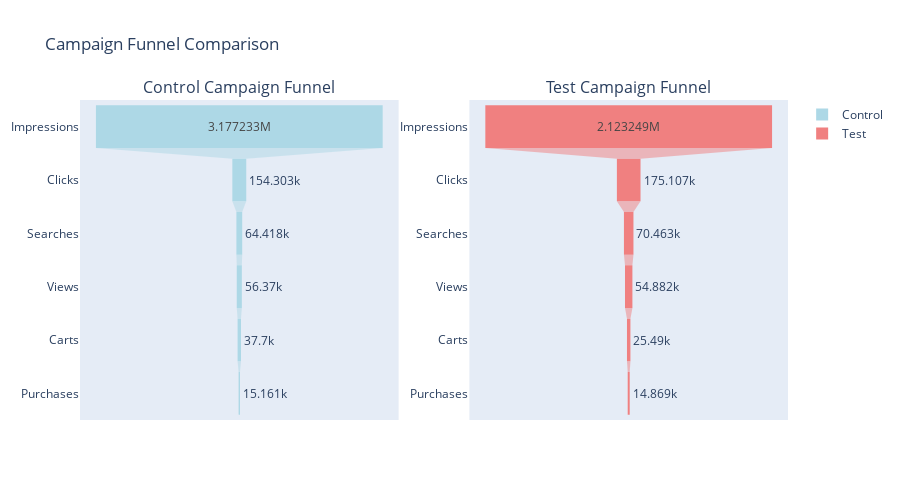
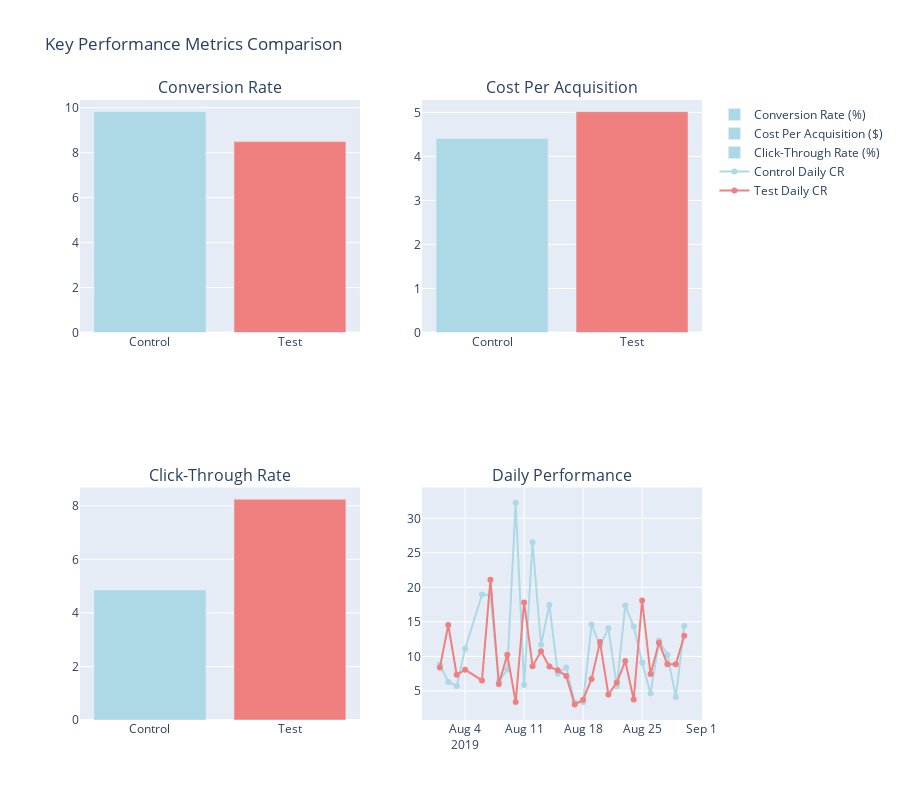
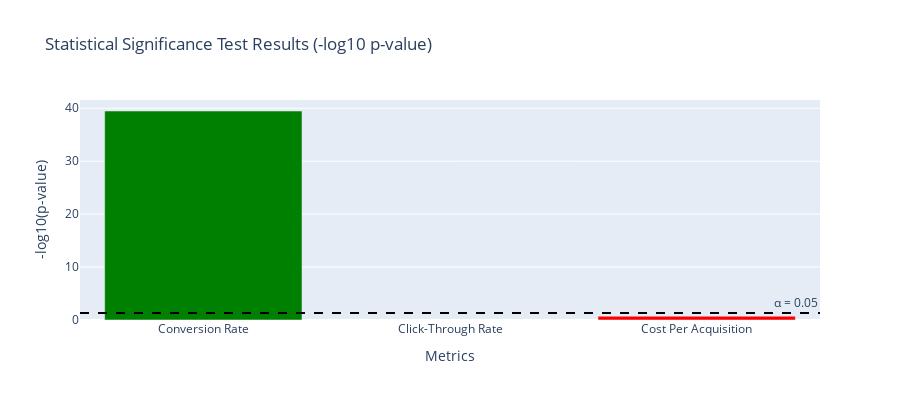

Notebook source saved alongside these figures, in order:
### Markdown cell above
## 6. Advanced Visualizations

### Code cell
def create_comprehensive_visualizations(df, funnel_rates, test_results):
    """
    Create comprehensive visualizations for A/B test analysis
    """
    
    # 1. Funnel Chart
    fig_funnel = make_subplots(
        rows=1, cols=2,
        subplot_titles=('Control Campaign Funnel', 'Test Campaign Funnel'),
        specs=[[{"type": "funnel"}, {"type": "funnel"}]]
    )
    
    # Control funnel
    control_data = funnel_rates[funnel_rates['campaign'] == 'control'].iloc[0]
    fig_funnel.add_trace(go.Funnel(
        y=["Impressions", "Clicks", "Searches", "Views", "Carts", "Purchases"],
        x=[control_data['impressions'], control_data['clicks'], control_data['searches'], 
           control_data['views'], control_data['carts'], control_data['purchases']],
        name="Control",
        marker_color="lightblue"
    ), row=1, col=1)
    
    # Test funnel
    test_data = funnel_rates[funnel_rates['campaign'] == 'test'].iloc[0]
    fig_funnel.add_trace(go.Funnel(
        y=["Impressions", "Clicks", "Searches", "Views", "Carts", "Purchases"],
        x=[test_data['impressions'], test_data['clicks'], test_data['searches'], 
           test_data['views'], test_data['carts'], test_data['purchases']],
        name="Test",
        marker_color="lightcoral"
    ), row=1, col=2)
    
    fig_funnel.update_layout(title_text="Campaign Funnel Comparison", height=500)
    fig_funnel.show()
    
    # 2. Key Metrics Comparison
    fig_metrics = make_subplots(
        rows=2, cols=2,
        subplot_titles=('Conversion Rate', 'Cost Per Acquisition', 'Click-Through Rate', 'Daily Performance'),
        specs=[[{"type": "bar"}, {"type": "bar"}],
               [{"type": "bar"}, {"type": "scatter"}]]
    )
    
    # Conversion Rate
    fig_metrics.add_trace(go.Bar(
        x=['Control', 'Test'],
        y=[test_results['conversion_rate']['control_rate']*100, 
           test_results['conversion_rate']['test_rate']*100],
        name='Conversion Rate (%)',
        marker_color=['lightblue', 'lightcoral']
    ), row=1, col=1)
    
    # CPA (if available)
    if 'cpa' in test_results:
        fig_metrics.add_trace(go.Bar(
            x=['Control', 'Test'],
            y=[test_results['cpa']['control_cpa'], test_results['cpa']['test_cpa']],
            name='Cost Per Acquisition ($)',
            marker_color=['lightblue', 'lightcoral']
        ), row=1, col=2)
    
    # CTR
    fig_metrics.add_trace(go.Bar(
        x=['Control', 'Test'],
        y=[test_results['ctr']['control_ctr']*100, test_results['ctr']['test_ctr']*100],
        name='Click-Through Rate (%)',
        marker_color=['lightblue', 'lightcoral']
    ), row=2, col=1)
    
    # Daily conversion rates over time
    daily_conv = df.copy()
    daily_conv['conversion_rate'] = daily_conv['purchase'] / daily_conv['click'] * 100
    daily_conv = daily_conv.replace([np.inf, -np.inf], np.nan).dropna()
    
    for campaign in ['control', 'test']:
        campaign_data = daily_conv[daily_conv['campaign_name'] == campaign]
        fig_metrics.add_trace(go.Scatter(
            x=campaign_data['date'],
            y=campaign_data['conversion_rate'],
            mode='lines+markers',
            name=f'{campaign.title()} Daily CR',
            line=dict(color='lightblue' if campaign == 'control' else 'lightcoral')
        ), row=2, col=2)
    
    fig_metrics.update_layout(title_text="Key Performance Metrics Comparison", height=800, showlegend=True)
    fig_metrics.show()
    
    # 3. Statistical Significance Summary
    fig_significance = go.Figure()
    
    metrics = ['Conversion Rate', 'Click-Through Rate']
    if 'cpa' in test_results:
        metrics.append('Cost Per Acquisition')
    
    p_values = [test_results['conversion_rate']['p_value'], 
               test_results['ctr']['p_value']]
    if 'cpa' in test_results:
        p_values.append(test_results['cpa']['p_value'])
    
    colors = ['green' if p < 0.05 else 'red' for p in p_values]
    
    fig_significance.add_trace(go.Bar(
        x=metrics,
        y=[-np.log10(p) for p in p_values],
        marker_color=colors,
        name='Statistical Significance'
    ))
    
    fig_significance.add_hline(y=-np.log10(0.05), line_dash="dash", line_color="black", 
                              annotation_text="α = 0.05")
    
    fig_significance.update_layout(
        title="Statistical Significance Test Results (-log10 p-value)",
        yaxis_title="-log10(p-value)",
        xaxis_title="Metrics",
        height=400
    )
    fig_significance.show()

# Create visualizations
create_comprehensive_visualizations(primary_df, funnel_rates, test_results)

### Figure 1 — Plotly figure (JSON) as saved in the notebook; plotly's stock layout.template omitted (floating-point values rounded to 4 significant figures)
{"data": [{"marker": {"color": "lightblue"}, "name": "Control", "type": "funnel", "x": [3177233, 154303, 64418, 56370, 37700, 15161], "xaxis": "x", "y": ["Impressions", "Clicks", "Searches", "Views", "Carts", "Purchases"], "yaxis": "y"}, {"marker": {"color": "lightcoral"}, "name": "Test", "type": "funnel", "x": [2123249, 175107, 70463, 54882, 25490, 14869], "xaxis": "x2", "y": ["Impressions", "Clicks", "Searches", "Views", "Carts", "Purchases"], "yaxis": "y2"}], "layout": {"annotations": [{"font": {"size": 16}, "showarrow": false, "text": "Control Campaign Funnel", "x": 0.225, "xanchor": "center", "xref": "paper", "y": 1, "yanchor": "bottom", "yref": "paper"}, {"font": {"size": 16}, "showarrow": false, "text": "Test Campaign Funnel", "x": 0.775, "xanchor": "center", "xref": "paper", "y": 1, "yanchor": "bottom", "yref": "paper"}], "height": 500, "title": {"text": "Campaign Funnel Comparison"}, "xaxis": {"anchor": "y", "domain": [0, 0.45]}, "xaxis2": {"anchor": "y2", "domain": [0.55, 1]}, "yaxis": {"anchor": "x", "domain": [0, 1]}, "yaxis2": {"anchor": "x2", "domain": [0, 1]}}}

### Figure 2 — Plotly figure (JSON) as saved in the notebook; plotly's stock layout.template omitted (floating-point values rounded to 4 significant figures)
{"data": [{"marker": {"color": ["lightblue", "lightcoral"]}, "name": "Conversion Rate (%)", "type": "bar", "x": ["Control", "Test"], "xaxis": "x", "y": [9.825, 8.491], "yaxis": "y"}, {"marker": {"color": ["lightblue", "lightcoral"]}, "name": "Cost Per Acquisition ($)", "type": "bar", "x": ["Control", "Test"], "xaxis": "x2", "y": [4.407, 5.017], "yaxis": "y2"}, {"marker": {"color": ["lightblue", "lightcoral"]}, "name": "Click-Through Rate (%)", "type": "bar", "x": ["Control", "Test"], "xaxis": "x3", "y": [4.857, 8.247], "yaxis": "y3"}, {"line": {"color": "lightblue"}, "mode": "lines+markers", "name": "Control Daily CR", "type": "scatter", "x": ["2019-08-01T00:00:00", "2019-08-02T00:00:00", "2019-08-03T00:00:00", "2019-08-04T00:00:00", "2019-08-06T00:00:00", "2019-08-07T00:00:00", "2019-08-08T00:00:00", "2019-08-09T00:00:00", "2019-08-10T00:00:00", "2019-08-11T00:00:00", "2019-08-12T00:00:00", "2019-08-13T00:00:00", "2019-08-14T00:00:00", "2019-08-15T00:00:00", "2019-08-16T00:00:00", "2019-08-17T00:00:00", "2019-08-18T00:00:00", "2019-08-19T00:00:00", "2019-08-20T00:00:00", "2019-08-21T00:00:00", "2019-08-22T00:00:00", "2019-08-23T00:00:00", "2019-08-24T00:00:00", "2019-08-25T00:00:00", "2019-08-26T00:00:00", "2019-08-27T00:00:00", "2019-08-28T00:00:00", "2019-08-29T00:00:00", "2019-08-30T00:00:00"], "xaxis": "x4", "y": [8.808, 6.301, 5.716, 11.09, 18.97, 18.9, 6.364, 8.083, 32.24, 5.838, 26.53, 11.69, 17.43, 7.475, 8.384, 3.349, 3.35, 14.62, 11.6, 14.06, 5.655, 17.37, 14.32, 9.117, 4.618, 12.24, 10.23, 4.11, 14.38], "yaxis": "y4"}, {"line": {"color": "lightcoral"}, "mode": "lines+markers", "name": "Test Daily CR", "type": "scatter", "x": ["2019-08-01T00:00:00", "2019-08-02T00:00:00", "2019-08-03T00:00:00", "2019-08-04T00:00:00", "2019-08-06T00:00:00", "2019-08-07T00:00:00", "2019-08-08T00:00:00", "2019-08-09T00:00:00", "2019-08-10T00:00:00", "2019-08-11T00:00:00", "2019-08-12T00:00:00", "2019-08-13T00:00:00", "2019-08-14T00:00:00", "2019-08-15T00:00:00", "2019-08-16T00:00:00", "2019-08-17T00:00:00", "2019-08-18T00:00:00", "2019-08-19T00:00:00", "2019-08-20T00:00:00", "2019-08-21T00:00:00", "2019-08-22T00:00:00", "2019-08-23T00:00:00", "2019-08-24T00:00:00", "2019-08-25T00:00:00", "2019-08-26T00:00:00", "2019-08-27T00:00:00", "2019-08-28T00:00:00", "2019-08-29T00:00:00", "2019-08-30T00:00:00"], "xaxis": "x4", "y": [8.394, 14.54, 7.33, 8.065, 6.517, 21.09, 5.999, 10.23, 3.385, 17.81, 8.579, 10.73, 8.515, 7.971, 7.162, 3.009, 3.72, 6.722, 12.07, 4.478, 6.229, 9.317, 3.759, 18.1, 7.435, 11.98, 8.853, 8.849, 13.0], "yaxis": "y4"}], "layout": {"annotations": [{"font": {"size": 16}, "showarrow": false, "text": "Conversion Rate", "x": 0.225, "xanchor": "center", "xref": "paper", "y": 1, "yanchor": "bottom", "yref": "paper"}, {"font": {"size": 16}, "showarrow": false, "text": "Cost Per Acquisition", "x": 0.775, "xanchor": "center", "xref": "paper", "y": 1, "yanchor": "bottom", "yref": "paper"}, {"font": {"size": 16}, "showarrow": false, "text": "Click-Through Rate", "x": 0.225, "xanchor": "center", "xref": "paper", "y": 0.375, "yanchor": "bottom", "yref": "paper"}, {"font": {"size": 16}, "showarrow": false, "text": "Daily Performance", "x": 0.775, "xanchor": "center", "xref": "paper", "y": 0.375, "yanchor": "bottom", "yref": "paper"}], "height": 800, "showlegend": true, "title": {"text": "Key Performance Metrics Comparison"}, "xaxis": {"anchor": "y", "domain": [0, 0.45]}, "xaxis2": {"anchor": "y2", "domain": [0.55, 1]}, "xaxis3": {"anchor": "y3", "domain": [0, 0.45]}, "xaxis4": {"anchor": "y4", "domain": [0.55, 1]}, "yaxis": {"anchor": "x", "domain": [0.625, 1]}, "yaxis2": {"anchor": "x2", "domain": [0.625, 1]}, "yaxis3": {"anchor": "x3", "domain": [0, 0.375]}, "yaxis4": {"anchor": "x4", "domain": [0, 0.375]}}}

### Figure 3 — Plotly figure (JSON) as saved in the notebook; plotly's stock layout.template omitted (floating-point values rounded to 4 significant figures)
{"data": [{"marker": {"color": ["green", "green", "red"]}, "name": "Statistical Significance", "type": "bar", "x": ["Conversion Rate", "Click-Through Rate", "Cost Per Acquisition"], "y": [39.49, null, 0.706]}], "layout": {"annotations": [{"showarrow": false, "text": "α = 0.05", "x": 1, "xanchor": "right", "xref": "x domain", "y": 1.301, "yanchor": "bottom", "yref": "y"}], "height": 400, "shapes": [{"line": {"color": "black", "dash": "dash"}, "type": "line", "x0": 0, "x1": 1, "xref": "x domain", "y0": 1.301, "y1": 1.301, "yref": "y"}], "title": {"text": "Statistical Significance Test Results (-log10 p-value)"}, "xaxis": {"title": {"text": "Metrics"}}, "yaxis": {"title": {"text": "-log10(p-value)"}}}}
